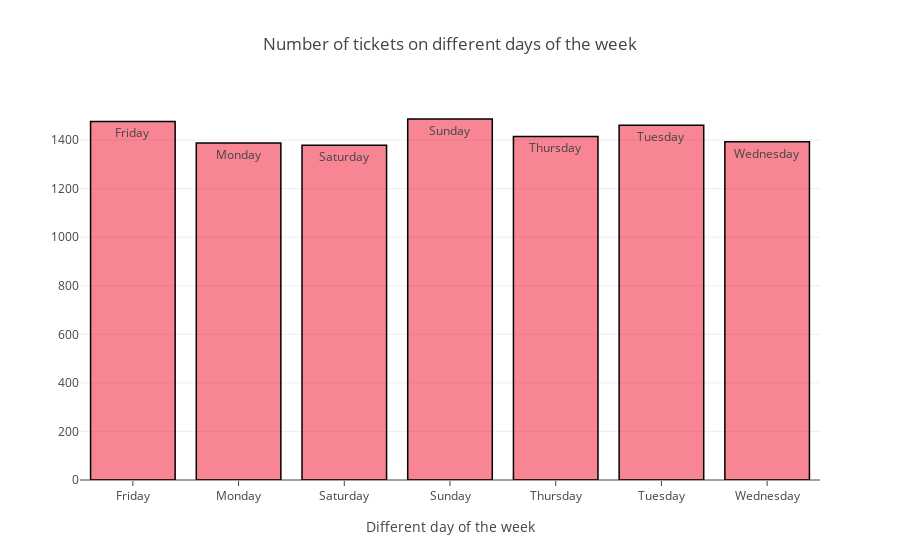

The code cell stored with this chart in its notebook:
### Code cell
trace3 = go.Bar(
                x = df3.Day,
                y = df3.ticket_count,
                name = "citations",
                marker = dict(color = 'rgba(240, 012, 040, 0.5)',
                             line=dict(color='rgb(0,0,0)',width=1.5)),
                text = df3.Day)

data = [trace3]
#layout = go.Layout(barmode = "group")
layout = dict(title = 'Number of tickets on different days of the week',
              xaxis= dict(title= 'Different day of the week',ticklen= 5,zeroline= False)
             )
fig = go.Figure(data = data, layout = layout)
py.offline.iplot(fig)

### Figure 1 — Plotly figure (JSON) as saved in the notebook; plotly's stock layout.template omitted (floating-point values rounded to 4 significant figures)
{"data": [{"marker": {"color": "rgba(240, 012, 040, 0.5)", "line": {"color": "rgb(0,0,0)", "width": 1.5}}, "name": "citations", "text": ["Friday", "Monday", "Saturday", "Sunday", "Thursday", "Tuesday", "Wednesday"], "type": "bar", "uid": "3c535264-5e25-4d96-aaa9-2b43f596bbfd", "x": ["Friday", "Monday", "Saturday", "Sunday", "Thursday", "Tuesday", "Wednesday"], "y": [1477, 1388, 1379, 1487, 1415, 1461, 1393]}], "layout": {"title": "Number of tickets on different days of the week", "xaxis": {"ticklen": 5, "title": "Different day of the week", "zeroline": false}}}
